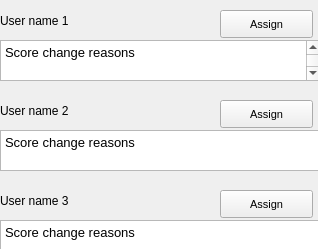
      <widget class="QWidget" name="scrollAreaWidgetContents_9">
       <property name="geometry">
        <rect>
         <x>0</x>
         <y>0</y>
         <width>318</width>
         <height>249</height>
        </rect>
       </property>
       <widget class="QTextBrowser" name="textBrowser_36">
        <property name="geometry">
         <rect>
          <x>0</x>
          <y>40</y>
          <width>321</width>
          <height>41</height>
         </rect>
        </property>
        <property name="frameShape">
         <enum>QFrame::StyledPanel</enum>
        </property>
        <property name="frameShadow">
         <enum>QFrame::Sunken</enum>
        </property>
        <property name="html">
         <string>&lt;!DOCTYPE HTML PUBLIC &quot;-//W3C//DTD HTML 4.0//EN&quot; &quot;http://www.w3.org/TR/REC-html40/strict.dtd&quot;&gt;
&lt;html&gt;&lt;head&gt;&lt;meta name=&quot;qrichtext&quot; content=&quot;1&quot; /&gt;&lt;style type=&quot;text/css&quot;&gt;
p, li { white-space: pre-wrap; }
&lt;/style&gt;&lt;/head&gt;&lt;body style=&quot; font-family:'MS Shell Dlg 2'; font-size:10pt; font-weight:400; font-style:normal;&quot;&gt;
&lt;p style=&quot; margin-top:0px; margin-bottom:0px; margin-left:0px; margin-right:0px; -qt-block-indent:0; text-indent:0px;&quot;&gt;Score change reasons&lt;/p&gt;
&lt;p style=&quot;-qt-paragraph-type:empty; margin-top:0px; margin-bottom:0px; margin-left:0px; margin-right:0px; -qt-block-indent:0; text-indent:0px;&quot;&gt;&lt;br /&gt;&lt;/p&gt;
&lt;p style=&quot;-qt-paragraph-type:empty; margin-top:0px; margin-bottom:0px; margin-left:0px; margin-right:0px; -qt-block-indent:0; text-indent:0px;&quot;&gt;&lt;br /&gt;&lt;/p&gt;&lt;/body&gt;&lt;/html&gt;</string>
        </property>
       </widget>
       <widget class="QTextBrowser" name="textBrowser_37">
        <property name="geometry">
         <rect>
          <x>0</x>
          <y>130</y>
          <width>321</width>
          <height>41</height>
         </rect>
        </property>
        <property name="frameShape">
         <enum>QFrame::StyledPanel</enum>
        </property>
        <property name="frameShadow">
         <enum>QFrame::Sunken</enum>
        </property>
        <property name="html">
         <string>&lt;!DOCTYPE HTML PUBLIC &quot;-//W3C//DTD HTML 4.0//EN&quot; &quot;http://www.w3.org/TR/REC-html40/strict.dtd&quot;&gt;
&lt;html&gt;&lt;head&gt;&lt;meta name=&quot;qrichtext&quot; content=&quot;1&quot; /&gt;&lt;style type=&quot;text/css&quot;&gt;
p, li { white-space: pre-wrap; }
&lt;/style&gt;&lt;/head&gt;&lt;body style=&quot; font-family:'MS Shell Dlg 2'; font-size:10pt; font-weight:400; font-style:normal;&quot;&gt;
&lt;p style=&quot; margin-top:0px; margin-bottom:0px; margin-left:0px; margin-right:0px; -qt-block-indent:0; text-indent:0px;&quot;&gt;Score change reasons&lt;/p&gt;
&lt;p style=&quot;-qt-paragraph-type:empty; margin-top:0px; margin-bottom:0px; margin-left:0px; margin-right:0px; -qt-block-indent:0; text-indent:0px;&quot;&gt;&lt;br /&gt;&lt;/p&gt;&lt;/body&gt;&lt;/html&gt;</string>
        </property>
       </widget>
       <widget class="QTextBrowser" name="textBrowser_38">
        <property name="geometry">
         <rect>
          <x>0</x>
          <y>250</y>
          <width>321</width>
          <height>41</height>
         </rect>
        </property>
        <property name="frameShape">
         <enum>QFrame::StyledPanel</enum>
        </property>
        <property name="frameShadow">
         <enum>QFrame::Sunken</enum>
        </property>
        <property name="html">
         <string>&lt;!DOCTYPE HTML PUBLIC &quot;-//W3C//DTD HTML 4.0//EN&quot; &quot;http://www.w3.org/TR/REC-html40/strict.dtd&quot;&gt;
&lt;html&gt;&lt;head&gt;&lt;meta name=&quot;qrichtext&quot; content=&quot;1&quot; /&gt;&lt;style type=&quot;text/css&quot;&gt;
p, li { white-space: pre-wrap; }
&lt;/style&gt;&lt;/head&gt;&lt;body style=&quot; font-family:'MS Shell Dlg 2'; font-size:10pt; font-weight:400; font-style:normal;&quot;&gt;
&lt;p style=&quot; margin-top:0px; margin-bottom:0px; margin-left:0px; margin-right:0px; -qt-block-indent:0; text-indent:0px;&quot;&gt;referral name and referral email&lt;/p&gt;&lt;/body&gt;&lt;/html&gt;</string>
        </property>
       </widget>
       <widget class="QLabel" name="label_50">
        <property name="geometry">
         <rect>
          <x>0</x>
          <y>10</y>
          <width>181</width>
          <height>21</height>
         </rect>
        </property>
        <property name="text">
         <string>User name 1</string>
        </property>
       </widget>
       <widget class="QLabel" name="label_51">
        <property name="geometry">
         <rect>
          <x>0</x>
          <y>100</y>
          <width>181</width>
          <height>21</height>
         </rect>
        </property>
        <property name="text">
         <string>User name 2</string>
        </property>
       </widget>
       <widget class="QPushButton" name="pushButton_58">
        <property name="geometry">
         <rect>
          <x>220</x>
          <y>10</y>
          <width>93</width>
          <height>28</height>
         </rect>
        </property>
        <property name="font">
         <font>
          <pointsize>8</pointsize>
         </font>
        </property>
        <property name="text">
         <string>Assign</string>
        </property>
        <property name="autoDefault">
         <bool>true</bool>
        </property>
        <property name="default">
         <bool>false</bool>
        </property>
       </widget>
       <widget class="QPushButton" name="pushButton_59">
        <property name="geometry">
         <rect>
          <x>220</x>
          <y>100</y>
          <width>93</width>
          <height>28</height>
         </rect>
        </property>
        <property name="font">
         <font>
          <pointsize>8</pointsize>
         </font>
        </property>
        <property name="text">
         <string>Assign</string>
        </property>
        <property name="autoDefault">
         <bool>true</bool>
        </property>
        <property name="default">
         <bool>false</bool>
        </property>
       </widget>
       <widget class="QTextBrowser" name="textBrowser_39">
        <property name="geometry">
         <rect>
          <x>0</x>
          <y>220</y>
          <width>321</width>
          <height>41</height>
         </rect>
        </property>
        <property name="frameShape">
         <enum>QFrame::StyledPanel</enum>
        </property>
        <property name="frameShadow">
         <enum>QFrame::Sunken</enum>
        </property>
        <property name="html">
         <string>&lt;!DOCTYPE HTML PUBLIC &quot;-//W3C//DTD HTML 4.0//EN&quot; &quot;http://www.w3.org/TR/REC-html40/strict.dtd&quot;&gt;
&lt;html&gt;&lt;head&gt;&lt;meta name=&quot;qrichtext&quot; content=&quot;1&quot; /&gt;&lt;style type=&quot;text/css&quot;&gt;
p, li { white-space: pre-wrap; }
&lt;/style&gt;&lt;/head&gt;&lt;body style=&quot; font-family:'MS Shell Dlg 2'; font-size:10pt; font-weight:400; font-style:normal;&quot;&gt;
&lt;p style=&quot; margin-top:0px; margin-bottom:0px; margin-left:0px; margin-right:0px; -qt-block-indent:0; text-indent:0px;&quot;&gt;Score change reasons&lt;/p&gt;
&lt;p style=&quot;-qt-paragraph-type:empty; margin-top:0px; margin-bottom:0px; margin-left:0px; margin-right:0px; -qt-block-indent:0; text-indent:0px;&quot;&gt;&lt;br /&gt;&lt;/p&gt;&lt;/body&gt;&lt;/html&gt;</string>
        </property>
       </widget>
       <widget class="QPushButton" name="pushButton_60">
        <property name="geometry">
         <rect>
          <x>220</x>
          <y>190</y>
          <width>93</width>
          <height>28</height>
         </rect>
        </property>
        <property name="font">
         <font>
          <pointsize>8</pointsize>
         </font>
        </property>
        <property name="text">
         <string>Assign</string>
        </property>
        <property name="autoDefault">
         <bool>true</bool>
        </property>
        <property name="default">
         <bool>false</bool>
        </property>
       </widget>
       <widget class="QLabel" name="label_52">
        <property name="geometry">
         <rect>
          <x>0</x>
          <y>190</y>
          <width>181</width>
          <height>21</height>
         </rect>
        </property>
        <property name="text">
         <string>User name 3</string>
        </property>
       </widget>
      </widget>
